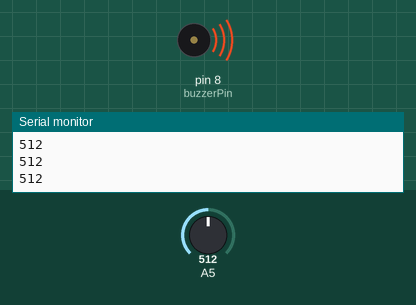
This sketch was run on a simulated Arduino Uno, built with avr-gcc and run on an emulated ATmega328P. On the bench: buzzer (waves = sounding), the last lines printed to the serial monitor. The inputs (shaded band) are chosen by the test bench; at power-on: A5 = 512.

Above: at 1.25 s.
1.3 s: A5 set to 412
4.3 s: A5 set to 382
At 5.5 s:
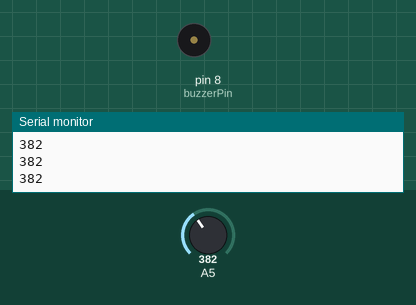
5.8 s: A5 set to 410
At 5.95 s:
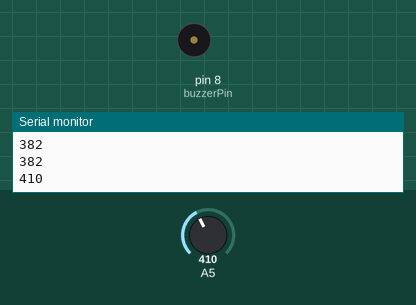
8.8 s: A5 set to 390
Timing chart, 0 to 11.3 s (numbered marks = the images above; inputs shaded):
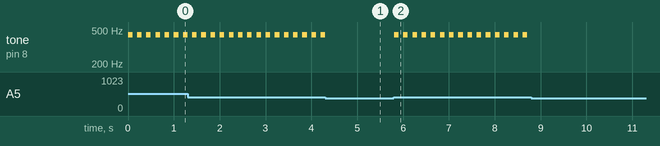

Measured:
- the behaviour switches between 401 and 400 on A5 (found by bisection; images 0 and 1)
- after the input at 4.3 s, tone on pin 8 (buzzerPin): goes on until 4.3 s, then stays silent
- after the input at 5.8 s, tone on pin 8 (buzzerPin): alternates 440 Hz for 0.10 s and silent for 0.10 s, starting at once
- after the input at 8.8 s, tone on pin 8 (buzzerPin): stops changing and stays silent
- by itself, tone on pin 8 (buzzerPin): alternates 440 Hz for 0.10 s and silent for 0.10 s

The sketch:

Yan_c__gaz_20.ino
```cpp
int buzzerPin=8;
int esikDeger=400;
int veri;
void setup()
{
  pinMode(buzzerPin,OUTPUT);
  Serial.begin(9600);
}

void loop()
{
  veri=analogRead(A5);
  Serial.println(veri);
  if(veri>400)
  {
    tone(buzzerPin,440);
    delay(100);
    noTone(buzzerPin);
    delay(100);
  }
  else
  {
    noTone(buzzerPin);
  }
}
```
